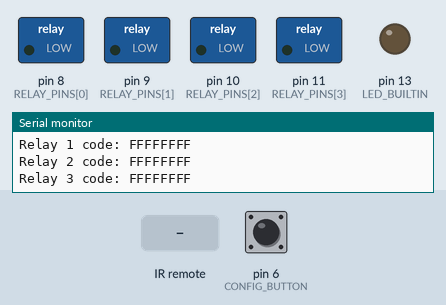
The sketch below on a simulated Arduino Uno, built with avr-gcc and run on an emulated ATmega328P. On the bench: switched loads named in the sketch (green lamp = pin HIGH), output pins drawn as LEDs (lit = HIGH), the last lines printed to the serial monitor. Dashed ring = blinking. The test bench sets the inputs (shaded band); at power-on: pin 6 (CONFIG_BUTTON) HIGH.

Above: at 1.2 s.
1.3 s: pin 6 (CONFIG_BUTTON) pulled LOW for 0.15 s
At 1.8 s:
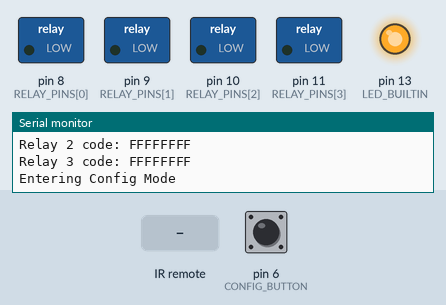
4.4 s: infrared code 0xE51A7F80 received
At 5.3 s:
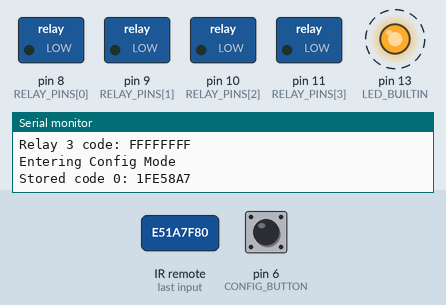
Timing chart, 0 to 13.4 s (numbered marks = the images above; inputs shaded):
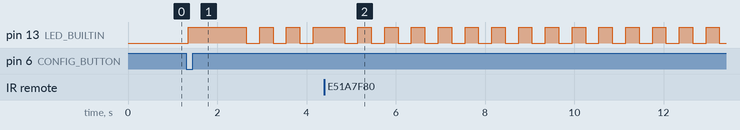

The sketch:

IRelayControl.ino
```cpp
/*
 * ======================================================
 * IR Relay Controller - Feature Documentation
 * ======================================================
 *
 * [ Key Features ]
 * 1. Dual Configuration Activation:
 *    - Physical button (Pin 6)
 *    - IR Remote MODE button
 *
 * 2. Relay Management:
 *    - Controls 4 relays (Pins 8-11)
 *    - Toggle control via programmed IR codes
 *    - Persistent state storage in EEPROM
 *
 * 3. IR Configuration:
 *    - Stores 4 unique IR codes in EEPROM
 *    - Duplicate code prevention
 *    - Visual LED feedback during programming
 *
 * 4. EEPROM Layout:
 *    - 0x00-0x0F: IR codes (4 × 4 bytes)
 *    - 0x10-0x13: Relay states (4 × 1 byte)
 *
 * 5. Safety Features:
 *    - Debounced button input
 *    - Non-blocking LED status indication
 *    - EEPROM.update() for wear reduction
 *
 * [ Operational Modes ]
 * - Normal Mode:
 *   * Solid LED = System ready
 *   * IR codes toggle associated relays
 *
 * - Config Mode:
 *   * Entered via button/Remote MODE button
 *   * Slow LED blink = Waiting for input
 *   * Fast blink = Code accepted
 *   * 3 rapid blinks = Duplicate error
 *
 * [ Developer Notes ]
 * 1. Relay Logic:
 *    - Uses inverted logic (LOW = Active)
 *
 * 2. IR Protocol:
 *    - Compatible with NEC protocol remotes
 *    - Change decodedIRData access if using
 *      different IR protocols
 *
 * 3. EEPROM Considerations:
 *    - First run will initialize with blank codes
 *    - Relay states default to OFF initially
 *
 * 4. Customization Points:
 *    - #define CONFIG_IR_CODE for different remote
 *    - RELAY_STATE_ADDR for EEPROM layout changes
 *    - LED feedback patterns in enterConfigMode()
 *
 * [ Serial Debug Commands ]
 * - Monitor @ 115200 baud
 * - Automatic status reports on:
 *   * Relay state changes
 *   * IR code reception
 *   * Configuration progress
 *
 */

/***********************************************************************/

#include <EEPROM.h>
#include <IRremote.h>

#define CONFIG_BUTTON 6
#define IR_RECEIVE_PIN 5
#define RELAY_STATE_ADDR 16
#define CONFIG_IR_CODE 0xE51A7F80

const uint8_t RELAY_PINS[] = {8, 9, 10, 11};
const uint8_t NUM_RELAYS = sizeof(RELAY_PINS) / sizeof(RELAY_PINS[0]);

uint32_t hex_codes[NUM_RELAYS];
bool relay_states[NUM_RELAYS];

void setup() {
  Serial.begin(115200);
  IrReceiver.begin(IR_RECEIVE_PIN);
  pinMode(LED_BUILTIN, OUTPUT);
  pinMode(CONFIG_BUTTON, INPUT_PULLUP);

  // Initialize relays with saved states
  for (uint8_t i = 0; i < NUM_RELAYS; i++) {
    pinMode(RELAY_PINS[i], OUTPUT);
    relay_states[i] = EEPROM.read(RELAY_STATE_ADDR + i);
    digitalWrite(RELAY_PINS[i], relay_states[i] ? LOW : HIGH);
    Serial.print("Relay ");
    Serial.print(i);
    Serial.println(relay_states[i] ? " ON" : " OFF");
  }

  // Load IR codes from EEPROM
  EEPROM.get(0, hex_codes);
  for (uint8_t i = 0; i < NUM_RELAYS; i++) {
    Serial.print("Relay ");
    Serial.print(i);
    Serial.print(" code: ");
    Serial.println(hex_codes[i], HEX);
  }
}

void loop() {
  // Check physical config button
  if (digitalRead(CONFIG_BUTTON) == LOW) {
    delay(50);
    if (digitalRead(CONFIG_BUTTON) == LOW) {
      enterConfigMode();
    }
  }

  // Check IR input
  if (IrReceiver.decode()) {
    uint32_t ir_code = IrReceiver.decodedIRData.decodedRawData;
    Serial.print("IR Received: ");
    Serial.println(ir_code, HEX);

    if (ir_code == CONFIG_IR_CODE) {
      Serial.println("IR Config Trigger");
      enterConfigMode();
    } else {
      for (uint8_t i = 0; i < NUM_RELAYS; i++) {
        if (ir_code == hex_codes[i]) {
          toggleRelay(i);
          break;
        }
      }
    }
    IrReceiver.resume();
  }
}

void toggleRelay(uint8_t index) {
  relay_states[index] = !relay_states[index];
  digitalWrite(RELAY_PINS[index], relay_states[index] ? LOW : HIGH);
  EEPROM.update(RELAY_STATE_ADDR + index, relay_states[index]);
  Serial.print("Relay ");
  Serial.print(index);
  Serial.println(relay_states[index] ? " ON" : " OFF");
}

void enterConfigMode() {
  Serial.println("Entering Config Mode");
  digitalWrite(LED_BUILTIN, HIGH);
  delay(1000);
  digitalWrite(LED_BUILTIN, LOW);

  memset(hex_codes, 0, sizeof(hex_codes)); // Reset codes
  uint8_t codes_stored = 0;

  while (codes_stored < NUM_RELAYS) {
    digitalWrite(LED_BUILTIN, !digitalRead(LED_BUILTIN));
    delay(300);

    if (IrReceiver.decode()) {
      uint32_t ir_code = IrReceiver.decodedIRData.decodedRawData;

      if (ir_code != 0 && ir_code != CONFIG_IR_CODE) { // Ignore config code
        bool duplicate = false;
        for (uint8_t i = 0; i < codes_stored; i++) {
          if (hex_codes[i] == ir_code) {
            duplicate = true;
            break;
          }
        }

        if (!duplicate) {
          hex_codes[codes_stored] = ir_code;
          Serial.print("Stored code ");
          Serial.print(codes_stored);
          Serial.print(": ");
          Serial.println(ir_code, HEX);

          // Confirm with quick blink
          digitalWrite(LED_BUILTIN, HIGH);
          delay(100);
          digitalWrite(LED_BUILTIN, LOW);
          codes_stored++;
        } else {
          Serial.println("Duplicate!");
          // Error: rapid blinks
          for (uint8_t i = 0; i < 3; i++) {
            digitalWrite(LED_BUILTIN, HIGH);
            delay(100);
            digitalWrite(LED_BUILTIN, LOW);
            delay(100);
          }
        }
      }
      IrReceiver.resume();
    }
  }

  EEPROM.put(0, hex_codes);
  Serial.println("Configuration Saved");
  digitalWrite(LED_BUILTIN, HIGH);
}
```

Measured:
- after the input at 1.3 s, pin 13 (LED_BUILTIN): LOW → HIGH after 0.05 s, then repeats every 0.60 s: LOW 0.30 s, HIGH 0.30 s
